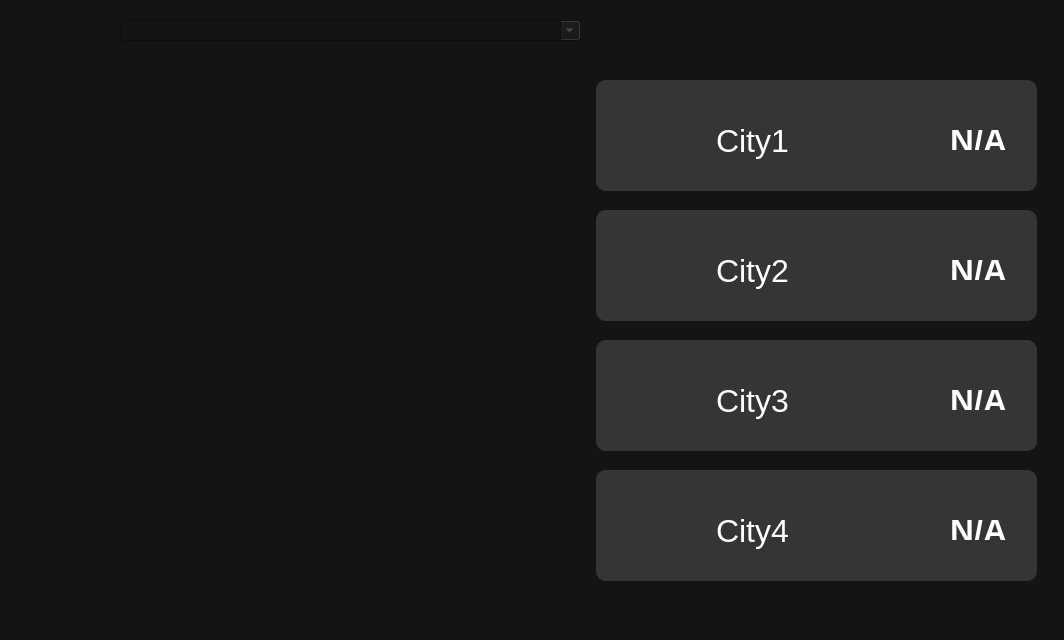
<?xml version="1.0" encoding="UTF-8"?>
<ui version="4.0">
 <class>myMap</class>
 <widget class="QDialog" name="myMap">
  <property name="geometry">
   <rect>
    <x>0</x>
    <y>0</y>
    <width>1064</width>
    <height>640</height>
   </rect>
  </property>
  <property name="minimumSize">
   <size>
    <width>1064</width>
    <height>640</height>
   </size>
  </property>
  <property name="windowTitle">
   <string>Dialog</string>
  </property>
  <property name="styleSheet">
   <string notr="true">background-color: rgb(20, 20, 20);</string>
  </property>
  <widget class="QFrame" name="Right">
   <property name="geometry">
    <rect>
     <x>596</x>
     <y>10</y>
     <width>460</width>
     <height>616</height>
    </rect>
   </property>
   <property name="maximumSize">
    <size>
     <width>475</width>
     <height>16777215</height>
    </size>
   </property>
   <property name="frameShape">
    <enum>QFrame::NoFrame</enum>
   </property>
   <property name="frameShadow">
    <enum>QFrame::Raised</enum>
   </property>
   <widget class="QFrame" name="city_widget_4">
    <property name="geometry">
     <rect>
      <x>0</x>
      <y>460</y>
      <width>441</width>
      <height>111</height>
     </rect>
    </property>
    <property name="mouseTracking">
     <bool>true</bool>
    </property>
    <property name="tabletTracking">
     <bool>true</bool>
    </property>
    <property name="styleSheet">
     <string notr="true">background-color: rgb(53, 53, 53);
border-radius: 10px;</string>
    </property>
    <widget class="QLabel" name="city_name_4">
     <property name="geometry">
      <rect>
       <x>120</x>
       <y>40</y>
       <width>161</width>
       <height>41</height>
      </rect>
     </property>
     <property name="font">
      <font>
       <family>Arial</family>
       <pointsize>24</pointsize>
      </font>
     </property>
     <property name="styleSheet">
      <string notr="true">color: rgb(255, 255, 255);</string>
     </property>
     <property name="text">
      <string>City4</string>
     </property>
    </widget>
    <widget class="QLabel" name="city_icon_4">
     <property name="geometry">
      <rect>
       <x>30</x>
       <y>20</y>
       <width>71</width>
       <height>71</height>
      </rect>
     </property>
     <property name="text">
      <string/>
     </property>
     <property name="scaledContents">
      <bool>true</bool>
     </property>
    </widget>
    <widget class="QLabel" name="temperature_label_5">
     <property name="geometry">
      <rect>
       <x>330</x>
       <y>50</y>
       <width>81</width>
       <height>20</height>
      </rect>
     </property>
     <property name="font">
      <font>
       <family>Arial</family>
       <pointsize>25</pointsize>
       <bold>true</bold>
      </font>
     </property>
     <property name="styleSheet">
      <string notr="true">color: rgb(255, 255, 255);</string>
     </property>
     <property name="text">
      <string>N/A</string>
     </property>
     <property name="alignment">
      <set>Qt::AlignRight|Qt::AlignTrailing|Qt::AlignVCenter</set>
     </property>
    </widget>
    <widget class="QLabel" name="map_icon_4">
     <property name="geometry">
      <rect>
       <x>220</x>
       <y>30</y>
       <width>21</width>
       <height>21</height>
      </rect>
     </property>
     <property name="text">
      <string/>
     </property>
     <property name="pixmap">
      <pixmap>../Icons/map.png</pixmap>
     </property>
     <property name="scaledContents">
      <bool>true</bool>
     </property>
    </widget>
   </widget>
   <widget class="QFrame" name="city_widget">
    <property name="geometry">
     <rect>
      <x>0</x>
      <y>70</y>
      <width>441</width>
      <height>111</height>
     </rect>
    </property>
    <property name="mouseTracking">
     <bool>true</bool>
    </property>
    <property name="tabletTracking">
     <bool>true</bool>
    </property>
    <property name="styleSheet">
     <string notr="true">background-color: rgb(53, 53, 53);
border-radius: 10px;</string>
    </property>
    <widget class="QLabel" name="city_name">
     <property name="geometry">
      <rect>
       <x>120</x>
       <y>40</y>
       <width>161</width>
       <height>41</height>
      </rect>
     </property>
     <property name="font">
      <font>
       <family>Arial</family>
       <pointsize>24</pointsize>
      </font>
     </property>
     <property name="styleSheet">
      <string notr="true">color: rgb(255, 255, 255);</string>
     </property>
     <property name="text">
      <string>City1</string>
     </property>
    </widget>
    <widget class="QLabel" name="city_icon">
     <property name="geometry">
      <rect>
       <x>30</x>
       <y>20</y>
       <width>71</width>
       <height>71</height>
      </rect>
     </property>
     <property name="text">
      <string/>
     </property>
     <property name="scaledContents">
      <bool>true</bool>
     </property>
    </widget>
    <widget class="QLabel" name="temperature_label_2">
     <property name="geometry">
      <rect>
       <x>330</x>
       <y>50</y>
       <width>81</width>
       <height>20</height>
      </rect>
     </property>
     <property name="font">
      <font>
       <family>Arial</family>
       <pointsize>25</pointsize>
       <bold>true</bold>
      </font>
     </property>
     <property name="styleSheet">
      <string notr="true">color: rgb(255, 255, 255);</string>
     </property>
     <property name="text">
      <string>N/A</string>
     </property>
     <property name="alignment">
      <set>Qt::AlignRight|Qt::AlignTrailing|Qt::AlignVCenter</set>
     </property>
    </widget>
    <widget class="QLabel" name="map_icon">
     <property name="geometry">
      <rect>
       <x>220</x>
       <y>30</y>
       <width>21</width>
       <height>21</height>
      </rect>
     </property>
     <property name="text">
      <string/>
     </property>
     <property name="pixmap">
      <pixmap>../Icons/map.png</pixmap>
     </property>
     <property name="scaledContents">
      <bool>true</bool>
     </property>
    </widget>
   </widget>
   <widget class="QFrame" name="city_widget_3">
    <property name="geometry">
     <rect>
      <x>0</x>
      <y>330</y>
      <width>441</width>
      <height>111</height>
     </rect>
    </property>
    <property name="mouseTracking">
     <bool>true</bool>
    </property>
    <property name="tabletTracking">
     <bool>true</bool>
    </property>
    <property name="styleSheet">
     <string notr="true">background-color: rgb(53, 53, 53);
border-radius: 10px;</string>
    </property>
    <widget class="QLabel" name="city_name_3">
     <property name="geometry">
      <rect>
       <x>120</x>
       <y>40</y>
       <width>161</width>
       <height>41</height>
      </rect>
     </property>
     <property name="font">
      <font>
       <family>Arial</family>
       <pointsize>24</pointsize>
      </font>
     </property>
     <property name="styleSheet">
      <string notr="true">color: rgb(255, 255, 255);</string>
     </property>
     <property name="text">
      <string>City3</string>
     </property>
    </widget>
    <widget class="QLabel" name="city_icon_3">
     <property name="geometry">
      <rect>
       <x>30</x>
       <y>20</y>
       <width>71</width>
       <height>71</height>
      </rect>
     </property>
     <property name="text">
      <string/>
     </property>
     <property name="scaledContents">
      <bool>true</bool>
     </property>
    </widget>
    <widget class="QLabel" name="temperature_label_4">
     <property name="geometry">
      <rect>
       <x>330</x>
       <y>50</y>
       <width>81</width>
       <height>20</height>
      </rect>
     </property>
     <property name="font">
      <font>
       <family>Arial</family>
       <pointsize>25</pointsize>
       <bold>true</bold>
      </font>
     </property>
     <property name="styleSheet">
      <string notr="true">color: rgb(255, 255, 255);</string>
     </property>
     <property name="text">
      <string>N/A</string>
     </property>
     <property name="alignment">
      <set>Qt::AlignRight|Qt::AlignTrailing|Qt::AlignVCenter</set>
     </property>
    </widget>
    <widget class="QLabel" name="map_icon_3">
     <property name="geometry">
      <rect>
       <x>220</x>
       <y>30</y>
       <width>21</width>
       <height>21</height>
      </rect>
     </property>
     <property name="text">
      <string/>
     </property>
     <property name="pixmap">
      <pixmap>../Icons/map.png</pixmap>
     </property>
     <property name="scaledContents">
      <bool>true</bool>
     </property>
    </widget>
   </widget>
   <widget class="QFrame" name="city_widget_2">
    <property name="geometry">
     <rect>
      <x>0</x>
      <y>200</y>
      <width>441</width>
      <height>111</height>
     </rect>
    </property>
    <property name="mouseTracking">
     <bool>true</bool>
    </property>
    <property name="tabletTracking">
     <bool>true</bool>
    </property>
    <property name="styleSheet">
     <string notr="true">background-color: rgb(53, 53, 53);
border-radius: 10px;</string>
    </property>
    <widget class="QLabel" name="city_name_2">
     <property name="geometry">
      <rect>
       <x>120</x>
       <y>40</y>
       <width>161</width>
       <height>41</height>
      </rect>
     </property>
     <property name="font">
      <font>
       <family>Arial</family>
       <pointsize>24</pointsize>
      </font>
     </property>
     <property name="styleSheet">
      <string notr="true">color: rgb(255, 255, 255);</string>
     </property>
     <property name="text">
      <string>City2</string>
     </property>
    </widget>
    <widget class="QLabel" name="city_icon_2">
     <property name="geometry">
      <rect>
       <x>30</x>
       <y>20</y>
       <width>71</width>
       <height>71</height>
      </rect>
     </property>
     <property name="text">
      <string/>
     </property>
     <property name="scaledContents">
      <bool>true</bool>
     </property>
    </widget>
    <widget class="QLabel" name="temperature_label_3">
     <property name="geometry">
      <rect>
       <x>330</x>
       <y>50</y>
       <width>81</width>
       <height>20</height>
      </rect>
     </property>
     <property name="font">
      <font>
       <family>Arial</family>
       <pointsize>25</pointsize>
       <bold>true</bold>
      </font>
     </property>
     <property name="styleSheet">
      <string notr="true">color: rgb(255, 255, 255);</string>
     </property>
     <property name="text">
      <string>N/A</string>
     </property>
     <property name="alignment">
      <set>Qt::AlignRight|Qt::AlignTrailing|Qt::AlignVCenter</set>
     </property>
    </widget>
    <widget class="QLabel" name="map_icon_2">
     <property name="geometry">
      <rect>
       <x>220</x>
       <y>30</y>
       <width>21</width>
       <height>21</height>
      </rect>
     </property>
     <property name="text">
      <string/>
     </property>
     <property name="pixmap">
      <pixmap>../Icons/map.png</pixmap>
     </property>
     <property name="scaledContents">
      <bool>true</bool>
     </property>
    </widget>
   </widget>
  </widget>
  <widget class="QFrame" name="Left">
   <property name="geometry">
    <rect>
     <x>4</x>
     <y>10</y>
     <width>100</width>
     <height>616</height>
    </rect>
   </property>
   <property name="maximumSize">
    <size>
     <width>100</width>
     <height>16777215</height>
    </size>
   </property>
   <property name="frameShape">
    <enum>QFrame::NoFrame</enum>
   </property>
   <property name="frameShadow">
    <enum>QFrame::Raised</enum>
   </property>
   <widget class="QPushButton" name="Home_button">
    <property name="geometry">
     <rect>
      <x>20</x>
      <y>50</y>
      <width>81</width>
      <height>81</height>
     </rect>
    </property>
    <property name="minimumSize">
     <size>
      <width>50</width>
      <height>50</height>
     </size>
    </property>
    <property name="font">
     <font>
      <family>Arial</family>
     </font>
    </property>
    <property name="cursor">
     <cursorShape>OpenHandCursor</cursorShape>
    </property>
    <property name="toolTip">
     <string>access for interactive map</string>
    </property>
    <property name="layoutDirection">
     <enum>Qt::LeftToRight</enum>
    </property>
    <property name="autoFillBackground">
     <bool>false</bool>
    </property>
    <property name="text">
     <string/>
    </property>
    <property name="icon">
     <iconset>
      <normaloff>../Icons/Home.png</normaloff>../Icons/Home.png</iconset>
    </property>
    <property name="iconSize">
     <size>
      <width>60</width>
      <height>60</height>
     </size>
    </property>
    <property name="flat">
     <bool>true</bool>
    </property>
   </widget>
   <widget class="QPushButton" name="Search_button">
    <property name="geometry">
     <rect>
      <x>30</x>
      <y>210</y>
      <width>63</width>
      <height>50</height>
     </rect>
    </property>
    <property name="minimumSize">
     <size>
      <width>50</width>
      <height>50</height>
     </size>
    </property>
    <property name="font">
     <font>
      <family>Arial</family>
     </font>
    </property>
    <property name="cursor">
     <cursorShape>OpenHandCursor</cursorShape>
    </property>
    <property name="toolTip">
     <string>access for interactive map</string>
    </property>
    <property name="layoutDirection">
     <enum>Qt::LeftToRight</enum>
    </property>
    <property name="autoFillBackground">
     <bool>false</bool>
    </property>
    <property name="text">
     <string/>
    </property>
    <property name="icon">
     <iconset>
      <normaloff>../Icons/search.png</normaloff>../Icons/search.png</iconset>
    </property>
    <property name="iconSize">
     <size>
      <width>30</width>
      <height>30</height>
     </size>
    </property>
    <property name="flat">
     <bool>true</bool>
    </property>
   </widget>
   <widget class="QPushButton" name="Map_button">
    <property name="geometry">
     <rect>
      <x>30</x>
      <y>270</y>
      <width>63</width>
      <height>50</height>
     </rect>
    </property>
    <property name="minimumSize">
     <size>
      <width>50</width>
      <height>50</height>
     </size>
    </property>
    <property name="font">
     <font>
      <family>Arial</family>
     </font>
    </property>
    <property name="cursor">
     <cursorShape>OpenHandCursor</cursorShape>
    </property>
    <property name="toolTip">
     <string>access for interactive map</string>
    </property>
    <property name="layoutDirection">
     <enum>Qt::LeftToRight</enum>
    </property>
    <property name="autoFillBackground">
     <bool>false</bool>
    </property>
    <property name="text">
     <string/>
    </property>
    <property name="icon">
     <iconset>
      <normaloff>../Icons/map.png</normaloff>../Icons/map.png</iconset>
    </property>
    <property name="iconSize">
     <size>
      <width>30</width>
      <height>30</height>
     </size>
    </property>
    <property name="flat">
     <bool>true</bool>
    </property>
   </widget>
   <widget class="QPushButton" name="Setting_button">
    <property name="geometry">
     <rect>
      <x>30</x>
      <y>330</y>
      <width>61</width>
      <height>51</height>
     </rect>
    </property>
    <property name="minimumSize">
     <size>
      <width>50</width>
      <height>50</height>
     </size>
    </property>
    <property name="font">
     <font>
      <family>Arial</family>
     </font>
    </property>
    <property name="cursor">
     <cursorShape>OpenHandCursor</cursorShape>
    </property>
    <property name="toolTip">
     <string>access for interactive map</string>
    </property>
    <property name="layoutDirection">
     <enum>Qt::LeftToRight</enum>
    </property>
    <property name="autoFillBackground">
     <bool>false</bool>
    </property>
    <property name="text">
     <string/>
    </property>
    <property name="icon">
     <iconset>
      <normaloff>../Icons/settings.png</normaloff>../Icons/settings.png</iconset>
    </property>
    <property name="iconSize">
     <size>
      <width>25</width>
      <height>25</height>
     </size>
    </property>
    <property name="flat">
     <bool>true</bool>
    </property>
   </widget>
   <widget class="QPushButton" name="Dashboard_button">
    <property name="geometry">
     <rect>
      <x>30</x>
      <y>150</y>
      <width>63</width>
      <height>50</height>
     </rect>
    </property>
    <property name="minimumSize">
     <size>
      <width>50</width>
      <height>50</height>
     </size>
    </property>
    <property name="font">
     <font>
      <family>Arial</family>
     </font>
    </property>
    <property name="cursor">
     <cursorShape>OpenHandCursor</cursorShape>
    </property>
    <property name="toolTip">
     <string>access for interactive map</string>
    </property>
    <property name="layoutDirection">
     <enum>Qt::LeftToRight</enum>
    </property>
    <property name="autoFillBackground">
     <bool>false</bool>
    </property>
    <property name="styleSheet">
     <string notr="true">color: rgb(255, 255, 255);</string>
    </property>
    <property name="text">
     <string/>
    </property>
    <property name="icon">
     <iconset>
      <normaloff>../Icons/dashboard.png</normaloff>../Icons/dashboard.png</iconset>
    </property>
    <property name="iconSize">
     <size>
      <width>30</width>
      <height>30</height>
     </size>
    </property>
    <property name="flat">
     <bool>true</bool>
    </property>
   </widget>
  </widget>
  <widget class="QFrame" name="Middle">
   <property name="geometry">
    <rect>
     <x>120</x>
     <y>10</y>
     <width>460</width>
     <height>616</height>
    </rect>
   </property>
   <property name="maximumSize">
    <size>
     <width>475</width>
     <height>16777215</height>
    </size>
   </property>
   <property name="styleSheet">
    <string notr="true"/>
   </property>
   <widget class="QComboBox" name="comboBox">
    <property name="geometry">
     <rect>
      <x>0</x>
      <y>10</y>
      <width>461</width>
      <height>21</height>
     </rect>
    </property>
    <property name="maximumSize">
     <size>
      <width>16777215</width>
      <height>16777215</height>
     </size>
    </property>
    <property name="styleSheet">
     <string notr="true">alternate-background-color: rgb(0, 0, 0);
selection-color: rgb(0, 0, 0);
color: rgb(97, 97, 97);</string>
    </property>
    <property name="editable">
     <bool>true</bool>
    </property>
    <property name="currentText">
     <string/>
    </property>
    <property name="placeholderText">
     <string>Enter Location (ex. Bangkok)</string>
    </property>
   </widget>
  </widget>
 </widget>
 <resources/>
 <connections/>
</ui>
